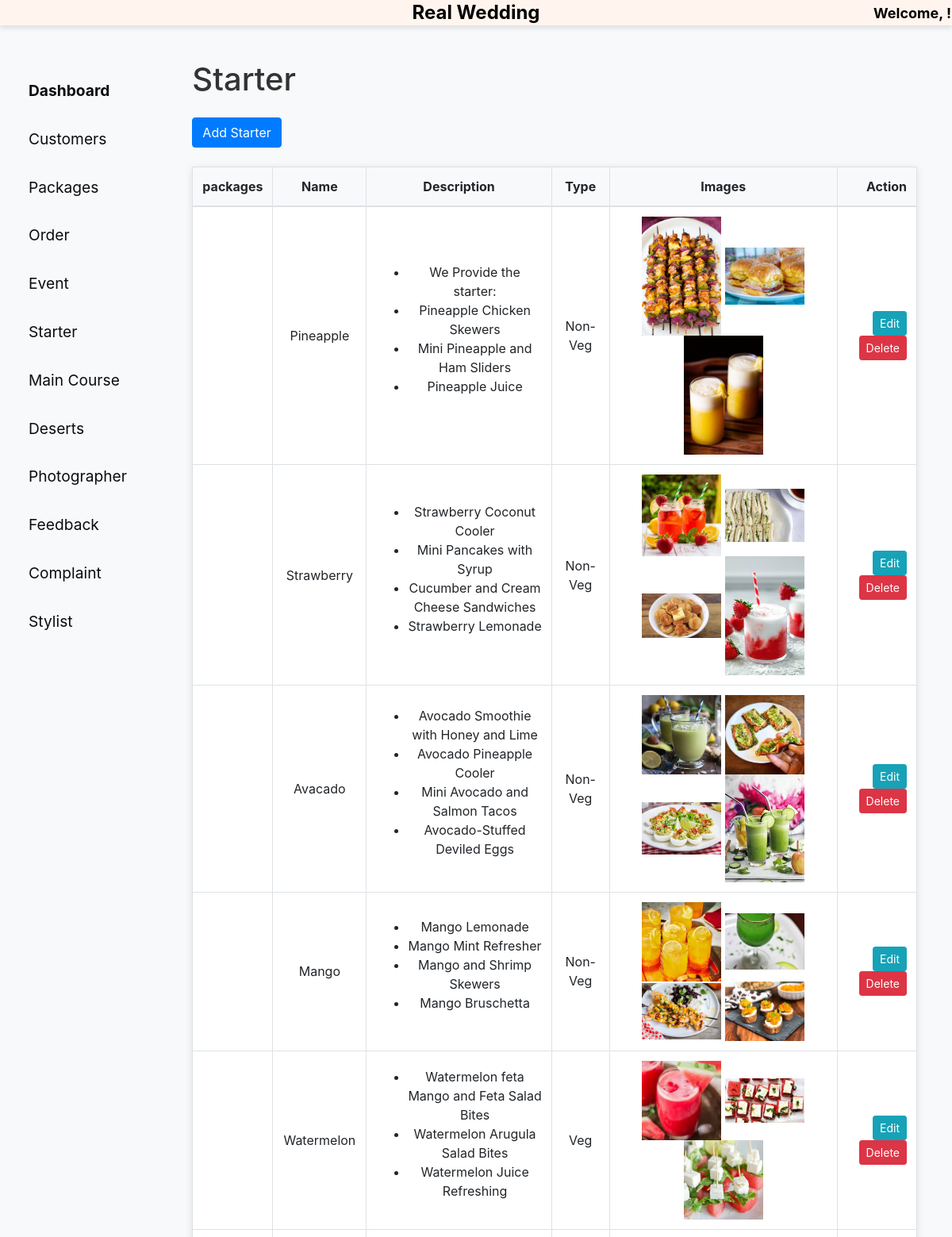
/starters (upper part), run on the app's committed database.
### store/models.py (models this page shows, shortened)
class Starter(models.Model):
    VEG = 'Veg'
    NON_VEG = 'Non-Veg'
    STARTER_TYPE_CHOICES = [
        (VEG, 'Vegetarian'),
        (NON_VEG, 'Non-Vegetarian'),
    ]
    starter_id = models.AutoField(primary_key=True)
    package_id = models.ForeignKey(Package, on_delete=models.CASCADE, related_name='starters',null=True, blank=True)
    name = models.CharField(max_length=100)
    description = models.TextField()
    starter_type = models.CharField(
        max_length=10,
        choices=STARTER_TYPE_CHOICES,
        default=VEG,
    )

class StarterImage(models.Model):
    starter = models.ForeignKey(Starter, related_name='images', on_delete=models.CASCADE)
    image = models.ImageField(upload_to='starters/')

### store/views.py (the view)
# urls.py: path('starters', view_starters, name='starter_list'),
def view_starters(request):
    starters = Starter.objects.all()  # Change variable name to starters
    return render(request, 'admin/view_starters.html', {'starters': starters})

### templates/admin/view_starters.html (shortened to what this page needs)
{% load static %}
<!DOCTYPE html>
<html>
<head>
    <link rel="stylesheet" href="https://stackpath.bootstrapcdn.com/bootstrap/4.5.2/css/bootstrap.min.css">
    <link rel="stylesheet" href="{% static 'css/admin_styles.css' %}">
</head>
<body>
    {% include 'admin/header.html' %}
    <div class="container-fluid">
        <div class="row">
            {% include 'admin/sidebar.html' %}
            <main role="main" class="col-md-9 ml-sm-auto col-lg-10 px-4">
                <div class="container mt-4 container-sm">
                    <h1 class="mb-4">Starter</h1>
                    <a href="{% url 'add_starter' %}" class="btn btn-primary mb-4">Add Starter</a>
                    <table class="table table-bordered table-sm">
                        <thead>
                        <tr>
                            <th>packages</th>
                            <th>Name</th>
                            <th>Description</th>
                            <th>Type</th>
                            <th>Images</th>
                            <th>Action</th>
                        </tr>
                    </thead>
                    <tbody>
                        {% for starter in starters %}
                        <tr>
                            <td>{{ starter.package.name }}</td>
                            <td>{{ starter.name }}</td>
                            <td>
                                <ul>
                                    {% for line in starter.description.splitlines %}
                                        <li>{{ line }}</li>
                                    {% endfor %}
                                </ul>
                            </td>
                            <td>{{ starter.starter_type }}</td>
                            <td>
                                {% for image in starter.images.all %}
                                    <img src="{{ image.image.url }}" alt="Starter Image" width="100">
                                {% endfor %}
                            </td>
                                    <td>
                                        <a href="{% url 'edit_starter' starter.starter_id %}" class="btn btn-sm btn-info btn-edit">Edit</a>
                                        <a href="{% url 'delete_starter' starter.starter_id %}" class="btn btn-sm btn-danger btn-delete">Delete</a>
                                    </td>
                                </tr>
                        {% endfor %}
                        </tbody>
                    </table>
                </div>
            </main>
        </div>
    </div>
</body>
</html>

### static/css/admin_styles.css (style rules this page uses)
.table { background-color: #ffffff; box-shadow: 0px 2px 10px rgba(0, 0, 0, 0.1); width: 100%; margin-bottom: 1rem; }
.table th, .table td { padding: 0.75rem; vertical-align: middle; border-top: none; }
.table th { font-weight: bold; background-color: #f8f9fa; }
.table th, .table td { text-align: center; }
.table th:first-child, .table td:first-child { text-align: left; }
.table th:last-child, .table td:last-child { text-align: right; }
body { background-color: #f8f9fa; }
.container-fluid { padding: 20px; }
h1 { color: #333; }
.btn-primary { background-color: #007bff; border-color: #007bff; }

### data on the page
Starter: name "Pineapple", splitlines "We Provide the starter:" "Pineapple Chicken Skewers" "Mini Pineapple and Ham Sliders" "Pineapple Juice", starter_type "Non-Veg"
StarterImage: image (picture)
StarterImage: image (picture)
StarterImage: image (picture)
Starter: name "Strawberry", splitlines "Strawberry Coconut Cooler" "Mini Pancakes with Syrup" "Cucumber and Cream Cheese Sandwiches" "Strawberry Lemonade", starter_type "Non-Veg"
StarterImage: image (picture)
StarterImage: image (picture)
StarterImage: image (picture)
StarterImage: image (picture)
Starter: name "Avacado", splitlines "Avocado Smoothie with Honey and Lime" "Avocado Pineapple Cooler" "Mini Avocado and Salmon Tacos" "Avocado-Stuffed Deviled Eggs", starter_type "Non-Veg"
StarterImage: image (picture)
StarterImage: image (picture)
StarterImage: image (picture)
StarterImage: image (picture)
Starter: name "Mango", splitlines "Mango Lemonade" "Mango Mint Refresher" "Mango and Shrimp Skewers" "Mango Bruschetta", starter_type "Non-Veg"
StarterImage: image (picture)
StarterImage: image (picture)
StarterImage: image (picture)
StarterImage: image (picture)
Starter: name "Watermelon", splitlines "Watermelon feta Mango and Feta Salad Bites" "Watermelon Arugula Salad Bites" "Watermelon Juice Refreshing", starter_type "Veg"
StarterImage: image (picture)
StarterImage: image (picture)
StarterImage: image (picture)
